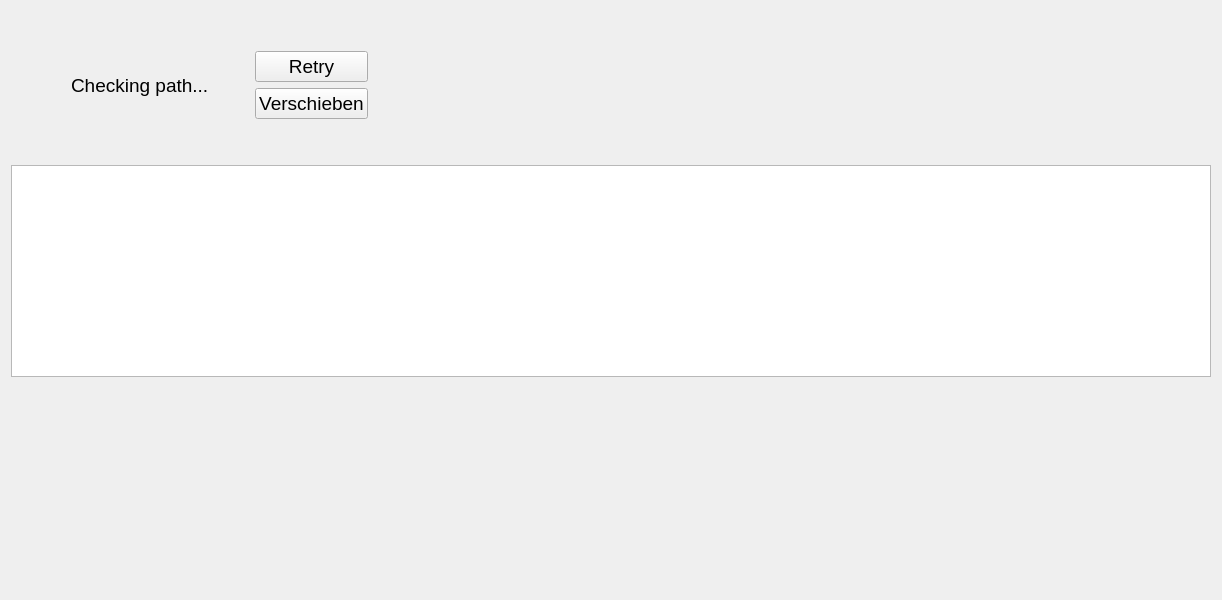
<?xml version="1.0" encoding="UTF-8"?>
<ui version="4.0">
 <class>SimplePhotoTransfer</class>
 <widget class="QWidget" name="SimplePhotoTransfer">
  <property name="geometry">
   <rect>
    <x>0</x>
    <y>0</y>
    <width>1218</width>
    <height>600</height>
   </rect>
  </property>
  <property name="sizePolicy">
   <sizepolicy hsizetype="Preferred" vsizetype="Preferred">
    <horstretch>0</horstretch>
    <verstretch>0</verstretch>
   </sizepolicy>
  </property>
  <property name="baseSize">
   <size>
    <width>0</width>
    <height>0</height>
   </size>
  </property>
  <property name="windowTitle">
   <string>SimplePhotoTransfer</string>
  </property>
  <layout class="QVBoxLayout" name="verticalLayout_2">
   <item>
    <spacer name="verticalSpacer_3">
     <property name="orientation">
      <enum>Qt::Orientation::Vertical</enum>
     </property>
     <property name="sizeType">
      <enum>QSizePolicy::Policy::Fixed</enum>
     </property>
     <property name="sizeHint" stdset="0">
      <size>
       <width>10</width>
       <height>40</height>
      </size>
     </property>
    </spacer>
   </item>
   <item>
    <layout class="QHBoxLayout" name="horizontalLayout">
     <item>
      <spacer name="horizontalSpacer">
       <property name="orientation">
        <enum>Qt::Orientation::Horizontal</enum>
       </property>
       <property name="sizeType">
        <enum>QSizePolicy::Policy::Fixed</enum>
       </property>
       <property name="sizeHint" stdset="0">
        <size>
         <width>60</width>
         <height>20</height>
        </size>
       </property>
      </spacer>
     </item>
     <item>
      <widget class="QLabel" name="statusLabel">
       <property name="font">
        <font>
         <pointsize>14</pointsize>
        </font>
       </property>
       <property name="text">
        <string>Checking path...</string>
       </property>
      </widget>
     </item>
     <item>
      <spacer name="horizontalSpacer_3">
       <property name="orientation">
        <enum>Qt::Orientation::Horizontal</enum>
       </property>
       <property name="sizeType">
        <enum>QSizePolicy::Policy::Fixed</enum>
       </property>
       <property name="sizeHint" stdset="0">
        <size>
         <width>40</width>
         <height>20</height>
        </size>
       </property>
      </spacer>
     </item>
     <item>
      <layout class="QVBoxLayout" name="verticalLayout">
       <item>
        <widget class="QPushButton" name="retryButton">
         <property name="font">
          <font>
           <pointsize>14</pointsize>
          </font>
         </property>
         <property name="text">
          <string>Retry</string>
         </property>
        </widget>
       </item>
       <item>
        <widget class="QPushButton" name="moveButton">
         <property name="enabled">
          <bool>true</bool>
         </property>
         <property name="font">
          <font>
           <pointsize>14</pointsize>
          </font>
         </property>
         <property name="text">
          <string>Verschieben</string>
         </property>
        </widget>
       </item>
      </layout>
     </item>
     <item>
      <spacer name="horizontalSpacer_2">
       <property name="orientation">
        <enum>Qt::Orientation::Horizontal</enum>
       </property>
       <property name="sizeType">
        <enum>QSizePolicy::Policy::Expanding</enum>
       </property>
       <property name="sizeHint" stdset="0">
        <size>
         <width>60</width>
         <height>20</height>
        </size>
       </property>
      </spacer>
     </item>
    </layout>
   </item>
   <item>
    <spacer name="verticalSpacer_2">
     <property name="orientation">
      <enum>Qt::Orientation::Vertical</enum>
     </property>
     <property name="sizeType">
      <enum>QSizePolicy::Policy::Fixed</enum>
     </property>
     <property name="sizeHint" stdset="0">
      <size>
       <width>20</width>
       <height>40</height>
      </size>
     </property>
    </spacer>
   </item>
   <item>
    <widget class="QListWidget" name="imageList">
     <property name="sizePolicy">
      <sizepolicy hsizetype="MinimumExpanding" vsizetype="Expanding">
       <horstretch>0</horstretch>
       <verstretch>0</verstretch>
      </sizepolicy>
     </property>
     <property name="minimumSize">
      <size>
       <width>1200</width>
       <height>0</height>
      </size>
     </property>
     <property name="selectionMode">
      <enum>QAbstractItemView::SelectionMode::MultiSelection</enum>
     </property>
     <property name="iconSize">
      <size>
       <width>300</width>
       <height>300</height>
      </size>
     </property>
     <property name="movement">
      <enum>QListView::Movement::Static</enum>
     </property>
     <property name="resizeMode">
      <enum>QListView::ResizeMode::Fixed</enum>
     </property>
     <property name="spacing">
      <number>10</number>
     </property>
     <property name="viewMode">
      <enum>QListView::ViewMode::IconMode</enum>
     </property>
     <property name="itemAlignment">
      <set>Qt::AlignmentFlag::AlignHCenter</set>
     </property>
    </widget>
   </item>
   <item>
    <spacer name="verticalSpacer">
     <property name="orientation">
      <enum>Qt::Orientation::Vertical</enum>
     </property>
     <property name="sizeHint" stdset="0">
      <size>
       <width>20</width>
       <height>40</height>
      </size>
     </property>
    </spacer>
   </item>
  </layout>
 </widget>
 <resources/>
 <connections/>
</ui>
